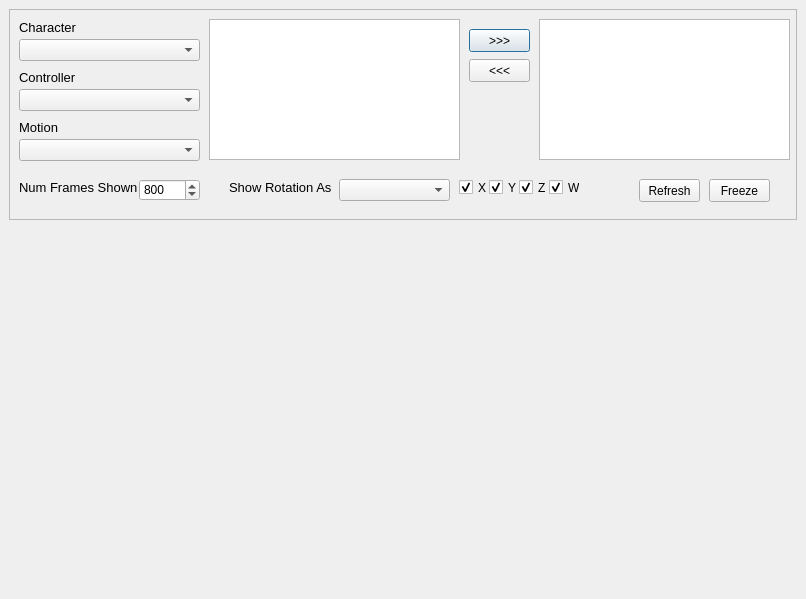
<?xml version="1.0" encoding="UTF-8"?>
<ui version="4.0">
 <class>DataViewerDialog</class>
 <widget class="QDialog" name="DataViewerDialog">
  <property name="geometry">
   <rect>
    <x>0</x>
    <y>0</y>
    <width>806</width>
    <height>599</height>
   </rect>
  </property>
  <property name="windowTitle">
   <string>Data Viewer</string>
  </property>
  <widget class="QFrame" name="frame">
   <property name="geometry">
    <rect>
     <x>9</x>
     <y>9</y>
     <width>788</width>
     <height>211</height>
    </rect>
   </property>
   <property name="frameShape">
    <enum>QFrame::StyledPanel</enum>
   </property>
   <property name="frameShadow">
    <enum>QFrame::Raised</enum>
   </property>
   <widget class="QLabel" name="characterNameLabel">
    <property name="geometry">
     <rect>
      <x>10</x>
      <y>10</y>
      <width>61</width>
      <height>16</height>
     </rect>
    </property>
    <property name="font">
     <font>
      <pointsize>10</pointsize>
     </font>
    </property>
    <property name="text">
     <string>Character</string>
    </property>
   </widget>
   <widget class="QComboBox" name="characterNameBox">
    <property name="geometry">
     <rect>
      <x>10</x>
      <y>30</y>
      <width>181</width>
      <height>22</height>
     </rect>
    </property>
   </widget>
   <widget class="QLabel" name="controllerLabel">
    <property name="geometry">
     <rect>
      <x>10</x>
      <y>60</y>
      <width>61</width>
      <height>16</height>
     </rect>
    </property>
    <property name="font">
     <font>
      <pointsize>10</pointsize>
     </font>
    </property>
    <property name="text">
     <string>Controller</string>
    </property>
   </widget>
   <widget class="QComboBox" name="controllerBox">
    <property name="geometry">
     <rect>
      <x>10</x>
      <y>80</y>
      <width>181</width>
      <height>22</height>
     </rect>
    </property>
   </widget>
   <widget class="QLabel" name="motionLabel">
    <property name="geometry">
     <rect>
      <x>10</x>
      <y>110</y>
      <width>41</width>
      <height>16</height>
     </rect>
    </property>
    <property name="font">
     <font>
      <pointsize>10</pointsize>
     </font>
    </property>
    <property name="text">
     <string>Motion</string>
    </property>
   </widget>
   <widget class="QComboBox" name="motionBox">
    <property name="geometry">
     <rect>
      <x>10</x>
      <y>130</y>
      <width>181</width>
      <height>22</height>
     </rect>
    </property>
   </widget>
   <widget class="QPushButton" name="addChannelButton">
    <property name="geometry">
     <rect>
      <x>460</x>
      <y>20</y>
      <width>61</width>
      <height>23</height>
     </rect>
    </property>
    <property name="text">
     <string>&gt;&gt;&gt;</string>
    </property>
   </widget>
   <widget class="QPushButton" name="removeChannelButton">
    <property name="geometry">
     <rect>
      <x>460</x>
      <y>50</y>
      <width>61</width>
      <height>23</height>
     </rect>
    </property>
    <property name="text">
     <string>&lt;&lt;&lt;</string>
    </property>
   </widget>
   <widget class="QLabel" name="numFramesLabel">
    <property name="geometry">
     <rect>
      <x>10</x>
      <y>170</y>
      <width>121</width>
      <height>16</height>
     </rect>
    </property>
    <property name="font">
     <font>
      <pointsize>10</pointsize>
     </font>
    </property>
    <property name="text">
     <string>Num Frames Shown</string>
    </property>
   </widget>
   <widget class="QSpinBox" name="numFramesBox">
    <property name="geometry">
     <rect>
      <x>130</x>
      <y>170</y>
      <width>61</width>
      <height>22</height>
     </rect>
    </property>
    <property name="maximum">
     <number>1000</number>
    </property>
    <property name="value">
     <number>800</number>
    </property>
   </widget>
   <widget class="QLabel" name="showRotationAsLabel">
    <property name="geometry">
     <rect>
      <x>220</x>
      <y>170</y>
      <width>111</width>
      <height>16</height>
     </rect>
    </property>
    <property name="font">
     <font>
      <pointsize>10</pointsize>
     </font>
    </property>
    <property name="text">
     <string>Show Rotation As</string>
    </property>
   </widget>
   <widget class="QComboBox" name="showRotaionAsBox">
    <property name="geometry">
     <rect>
      <x>330</x>
      <y>170</y>
      <width>111</width>
      <height>22</height>
     </rect>
    </property>
   </widget>
   <widget class="QCheckBox" name="xCheckBox">
    <property name="geometry">
     <rect>
      <x>450</x>
      <y>170</y>
      <width>31</width>
      <height>17</height>
     </rect>
    </property>
    <property name="text">
     <string>X</string>
    </property>
    <property name="checked">
     <bool>true</bool>
    </property>
    <property name="tristate">
     <bool>false</bool>
    </property>
   </widget>
   <widget class="QCheckBox" name="yCheckBox">
    <property name="geometry">
     <rect>
      <x>480</x>
      <y>170</y>
      <width>31</width>
      <height>17</height>
     </rect>
    </property>
    <property name="text">
     <string>Y</string>
    </property>
    <property name="checked">
     <bool>true</bool>
    </property>
   </widget>
   <widget class="QCheckBox" name="zCheckBox">
    <property name="geometry">
     <rect>
      <x>510</x>
      <y>170</y>
      <width>31</width>
      <height>17</height>
     </rect>
    </property>
    <property name="text">
     <string>Z</string>
    </property>
    <property name="checked">
     <bool>true</bool>
    </property>
   </widget>
   <widget class="QCheckBox" name="wCheckBox">
    <property name="geometry">
     <rect>
      <x>540</x>
      <y>170</y>
      <width>31</width>
      <height>17</height>
     </rect>
    </property>
    <property name="text">
     <string>W</string>
    </property>
    <property name="checked">
     <bool>true</bool>
    </property>
   </widget>
   <widget class="QPushButton" name="refreshButton">
    <property name="geometry">
     <rect>
      <x>630</x>
      <y>170</y>
      <width>61</width>
      <height>23</height>
     </rect>
    </property>
    <property name="text">
     <string>Refresh</string>
    </property>
   </widget>
   <widget class="QPushButton" name="freezeButton">
    <property name="geometry">
     <rect>
      <x>700</x>
      <y>170</y>
      <width>61</width>
      <height>23</height>
     </rect>
    </property>
    <property name="text">
     <string>Freeze</string>
    </property>
   </widget>
   <widget class="QListWidget" name="channelListBox">
    <property name="geometry">
     <rect>
      <x>200</x>
      <y>10</y>
      <width>251</width>
      <height>141</height>
     </rect>
    </property>
    <property name="selectionMode">
     <enum>QAbstractItemView::MultiSelection</enum>
    </property>
   </widget>
   <widget class="QListWidget" name="monitoredListBox">
    <property name="geometry">
     <rect>
      <x>530</x>
      <y>10</y>
      <width>251</width>
      <height>141</height>
     </rect>
    </property>
    <property name="selectionMode">
     <enum>QAbstractItemView::MultiSelection</enum>
    </property>
   </widget>
  </widget>
  <widget class="QWidget" name="renderSize" native="true">
   <property name="geometry">
    <rect>
     <x>9</x>
     <y>229</y>
     <width>788</width>
     <height>361</height>
    </rect>
   </property>
  </widget>
 </widget>
 <resources/>
 <connections/>
</ui>
